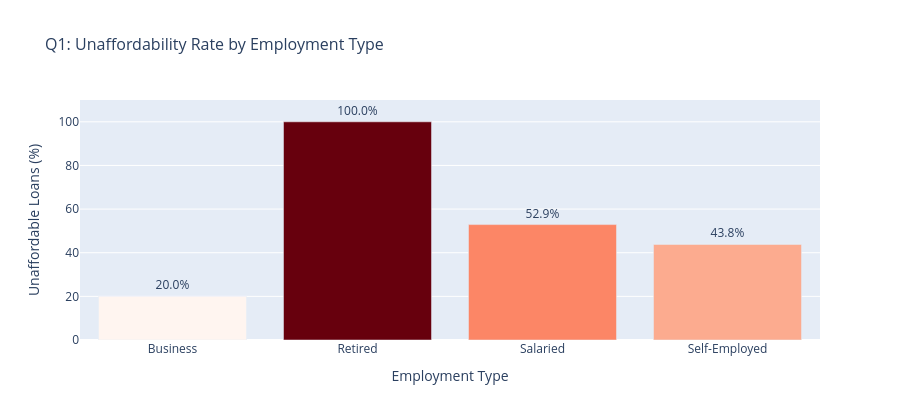

The notebook cell saved with this chart:
### Code cell
emp_aff = loans.groupby('employment_type').agg(
    total        = ('is_affordable', 'count'),
    affordable   = ('is_affordable', 'sum'),
    avg_ratio    = ('affordability_ratio', 'mean')
).reset_index()

emp_aff['unaffordable_pct'] = (
    (emp_aff['total'] - emp_aff['affordable']) / emp_aff['total'] * 100
).round(1)

fig3 = px.bar(
    emp_aff,
    x='employment_type',
    y='unaffordable_pct',
    color='unaffordable_pct',
    color_continuous_scale='Reds',
    title='Q1: Unaffordability Rate by Employment Type',
    labels={
        'employment_type':  'Employment Type',
        'unaffordable_pct': 'Unaffordable Loans (%)'
    },
    text='unaffordable_pct'
)

fig3.update_traces(texttemplate='%{text:.1f}%', textposition='outside')
fig3.update_layout(
    coloraxis_showscale=False,
    yaxis=dict(range=[0, 110]),
    height=420,
    title_font_size=16
)

fig3.show()

### Figure 1 — Plotly figure (JSON) as saved in the notebook; plotly's stock layout.template omitted (floating-point values rounded to 4 significant figures)
{"data": [{"hovertemplate": "Employment Type=%{x}<br>Unaffordable Loans (%)=%{marker.color}<extra></extra>", "legendgroup": "", "marker": {"color": [20.0, 100.0, 52.9, 43.8], "coloraxis": "coloraxis", "pattern": {"shape": ""}}, "name": "", "orientation": "v", "showlegend": false, "text": [20.0, 100.0, 52.9, 43.8], "textposition": "outside", "texttemplate": "%{text:.1f}%", "type": "bar", "x": ["Business", "Retired", "Salaried", "Self-Employed"], "xaxis": "x", "y": [20.0, 100.0, 52.9, 43.8], "yaxis": "y"}], "layout": {"barmode": "relative", "coloraxis": {"autocolorscale": false, "colorbar": {"title": {"text": "Unaffordable Loans (%)"}}, "colorscale": [[0, "rgb(255,245,240)"], [0.125, "rgb(254,224,210)"], [0.25, "rgb(252,187,161)"], [0.375, "rgb(252,146,114)"], [0.5, "rgb(251,106,74)"], [0.625, "rgb(239,59,44)"], [0.75, "rgb(203,24,29)"], [0.875, "rgb(165,15,21)"], [1, "rgb(103,0,13)"]], "showscale": false}, "height": 420, "legend": {"tracegroupgap": 0}, "title": {"font": {"size": 16}, "text": "Q1: Unaffordability Rate by Employment Type"}, "xaxis": {"anchor": "y", "domain": [0, 1], "title": {"text": "Employment Type"}}, "yaxis": {"anchor": "x", "domain": [0, 1], "range": [0, 110], "title": {"text": "Unaffordable Loans (%)"}}}}
